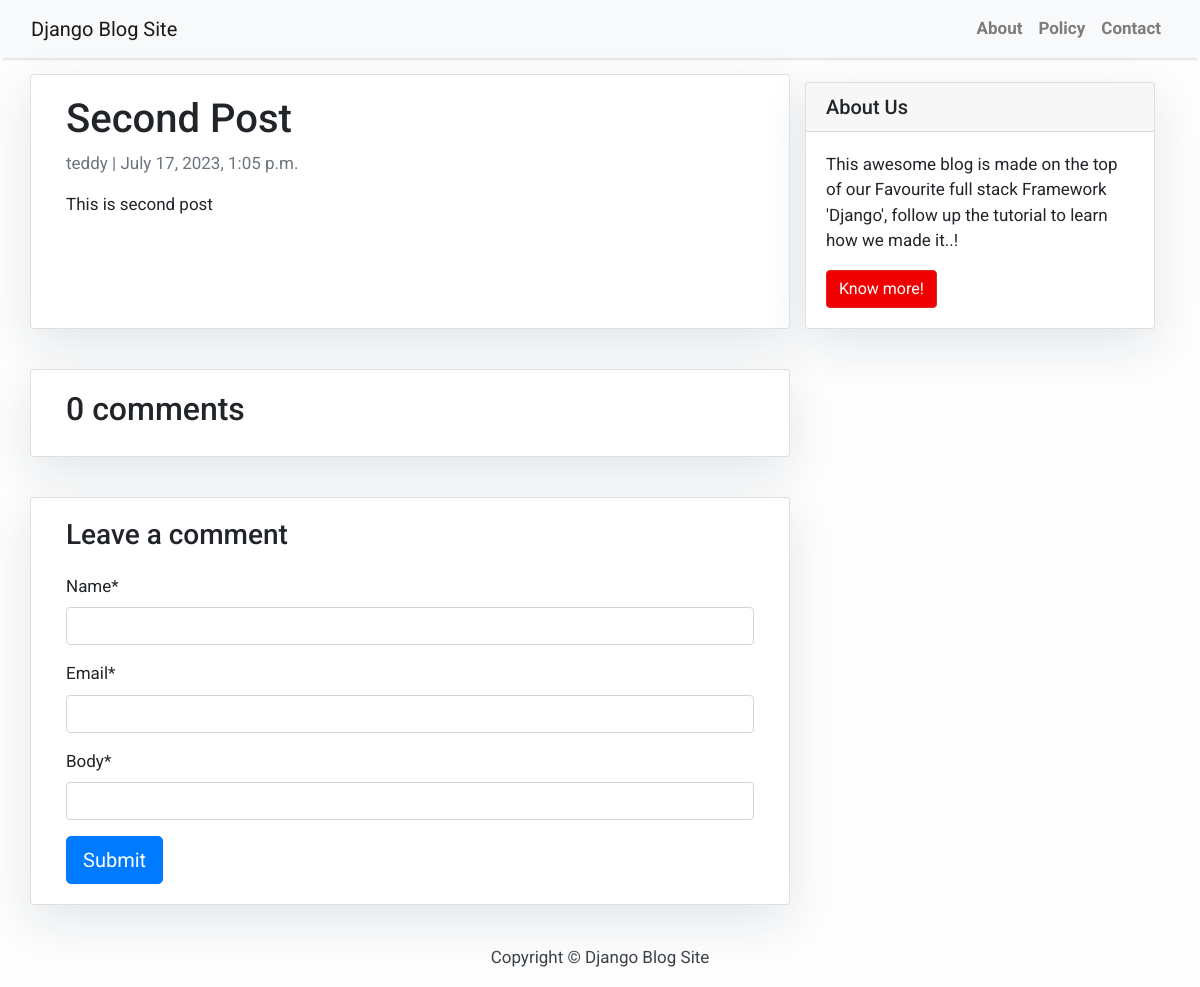
The page /second-post/ on the database as committed earlier.
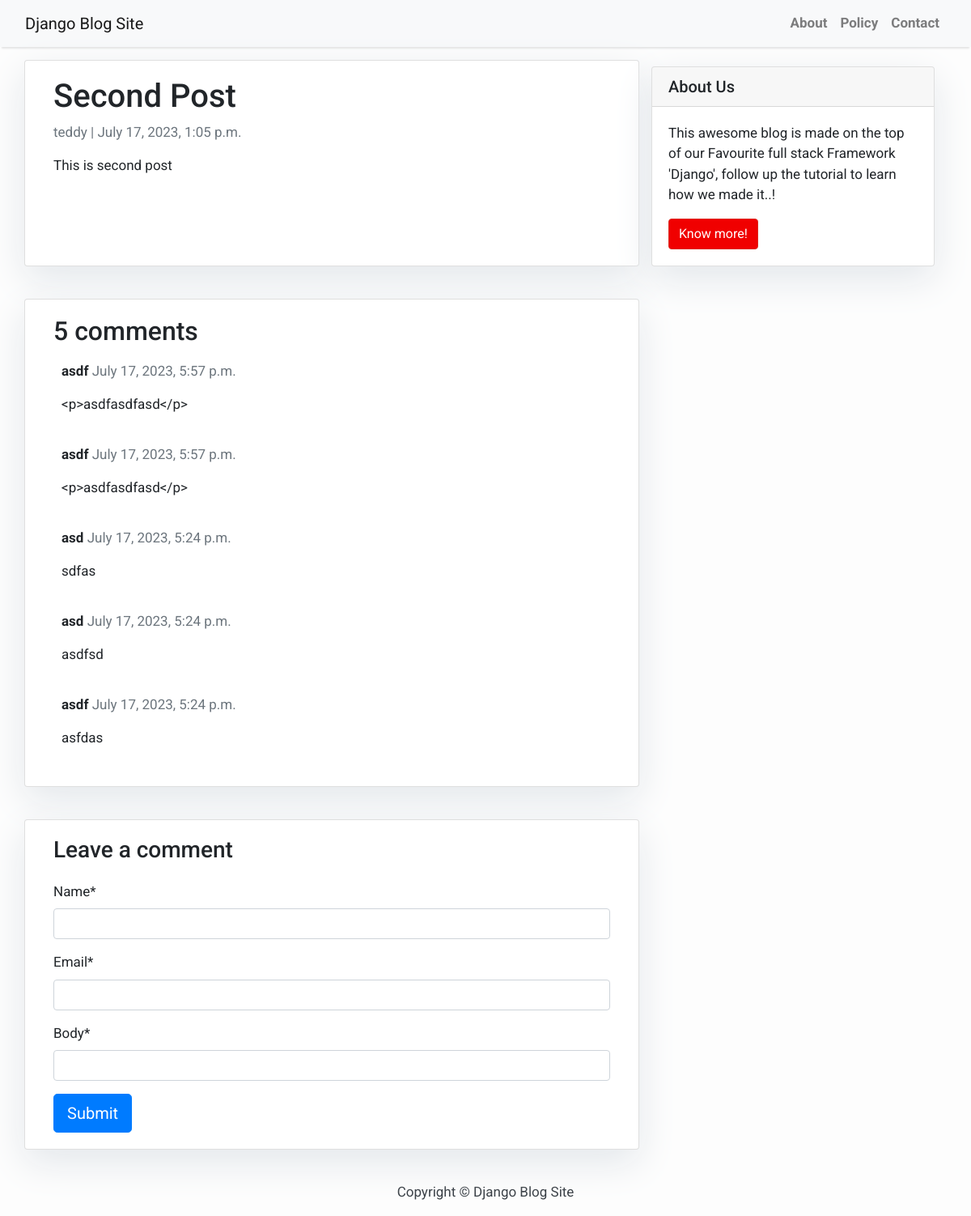
The same page on the database as committed later.
### blog/models.py (models this page shows, shortened)
class Comment(models.Model):
    post = models.ForeignKey(Post,on_delete=models.CASCADE,related_name='comments')
    name = models.CharField(max_length=80)
    email = models.EmailField()
    body = models.TextField()
    created_on = models.DateTimeField(auto_now_add=True)
    active = models.BooleanField(default=False)
    class Meta:
        ordering = ['-created_on']

### blog/views.py (the view)
# urls.py: path('<slug:slug>/', views.post_detail, name="post_detail"),
def post_detail(request, slug):
    template_name = 'post_detail.html'
    post = get_object_or_404(Post, slug=slug)
    comments = post.comments.filter(active=True)
    new_comment = None
    if request.method == 'POST':
        comment_form = CommentForm(data=request.POST)
        if comment_form.is_valid():
            new_comment = comment_form.save(commit=False)
            new_comment.post = post
            new_comment.save()
    else:
        comment_form = CommentForm()
    return render(request, template_name, {'post': post,
                                           'comments': comments,
                                           'new_comment': new_comment,
                                           'comment_form': comment_form})

### blog/forms.py
class CommentForm(forms.ModelForm):
    body = forms.CharField(widget=SummernoteWidget())
    class Meta:
        model = Comment
        fields = ('name', 'email', 'body')

### blog/templates/post_detail.html (shortened to what this page needs)
{% extends 'base.html' %}
{% load crispy_forms_tags %}
{% block content %}
<div class="container">
  <div class="row">
    <div class="col-md-8 card mb-4  mt-3 left  top">
      <div class="card-body">
        <h1>{% block title %} {{ post.title }} {% endblock title %}</h1>
        <p class=" text-muted">{{ post.author }} | {{ post.created_on }}</p>
        <p class="card-text ">{{ post.content | safe }}</p>
      </div>
    </div>
    {% block sidebar %} {% include 'sidebar.html' %} {% endblock sidebar %}
    <div class="col-md-8 card mb-4  mt-3 ">
        <div class="card-body">
          <h2>{{ comments.count }} comments</h2>
          {% for comment in comments %}
          <div class="comments" style="padding: 10px;">
            <p class="font-weight-bold">
              {{ comment.name }}
              <span class=" text-muted font-weight-normal">
                {{ comment.created_on }}
              </span>
            </p>
            {{ comment.body | linebreaks }}
          </div>
          {% endfor %}
        </div>
      </div>
      <div class="col-md-8 card mb-4  mt-3 ">
        <div class="card-body">
          {% if new_comment %}
          <div class="alert alert-success" role="alert">
            Your comment is awaiting moderation
          </div>
          {% else %}
          <h3>Leave a comment</h3>
          <form method="post" style="margin-top: 1.3em;">
             {{ comment_form | crispy }}
             <button type="submit" class="btn btn-primary btn-lg">Submit</button>
          </form>
          {% endif %}
        </div>
      </div>
  </div>
</div>
{% endblock content %}

Rows that differ between the two databases and show on the page:
added Comment: name "asdf", created_on "July 17, 2023, 5:57 p.m.", body "<p>asdfasdfasd</p>"
added Comment: name "asdf", created_on "July 17, 2023, 5:57 p.m.", body "<p>asdfasdfasd</p>"
added Comment: name "asd", created_on "July 17, 2023, 5:24 p.m.", body "sdfas"
added Comment: name "asd", created_on "July 17, 2023, 5:24 p.m.", body "asdfsd"
added Comment: name "asdf", created_on "July 17, 2023, 5:24 p.m.", body "asfdas"
Other text that changed with them:
{{ comments.count }}: "0" → "5"
